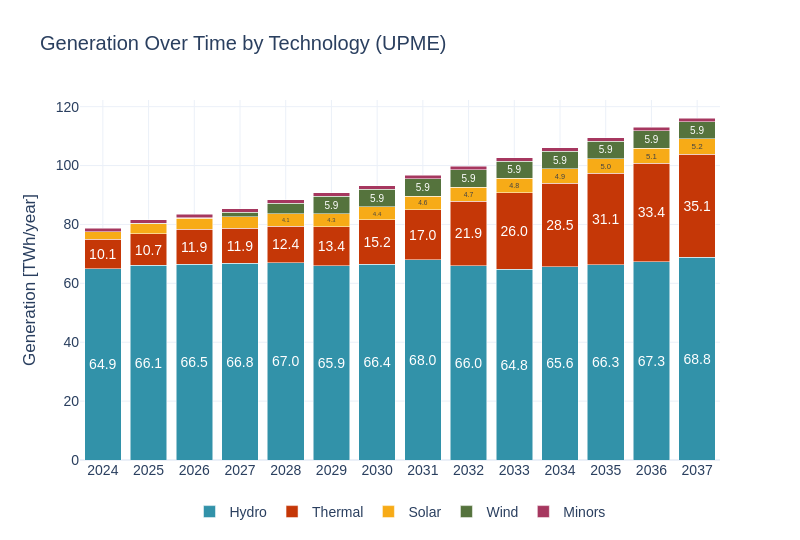

The notebook cell saved with this chart:
### Code cell
sce_upme = pd.read_csv(gen_per_res_vs_marg_cost)
sce_upme['Energy_TWh_typical_yr'] = sce_upme['Energy_GWh_typical_yr'] / 1000
sce_upme = sce_upme[sce_upme['year'] <= years[1]]
sw.scenarios.dispatched_generation(sce_upme, 'Generation', 'TWh', 'year', 'Energy_TWh_typical_yr', 'Tech', scenario_name, 'UPME', 4)
#sce_upme.to_csv('./9_upme.csv')

### Figure 1 — Plotly figure (JSON) as saved in the notebook; plotly's stock layout.template omitted (floating-point values rounded to 4 significant figures)
{"data": [{"alignmentgroup": "True", "hovertemplate": "Tech=Hydro<br>Year=%{x}<br>Dispatched Generation (MW)=%{y}<br>text=%{text}<extra></extra>", "insidetextanchor": "middle", "legendgroup": "Hydro", "marker": {"color": "#3292A9", "pattern": {"shape": ""}}, "name": "Hydro", "offsetgroup": "Hydro", "orientation": "v", "showlegend": true, "text": ["64.92", "66.13", "66.53", "66.78", "67.05", "65.91", "66.41", "67.99", "65.97", "64.78", "65.56", "66.33", "67.34", "68.78"], "textangle": 0, "textposition": "inside", "texttemplate": "%{text:.1f}", "type": "bar", "x": [2024, 2025, 2026, 2027, 2028, 2029, 2030, 2031, 2032, 2033, 2034, 2035, 2036, 2037], "xaxis": "x", "y": [64.92, 66.13, 66.53, 66.78, 67.05, 65.91, 66.41, 67.99, 65.97, 64.78, 65.56, 66.33, 67.34, 68.78], "yaxis": "y"}, {"alignmentgroup": "True", "hovertemplate": "Tech=Thermal<br>Year=%{x}<br>Dispatched Generation (MW)=%{y}<br>text=%{text}<extra></extra>", "insidetextanchor": "middle", "legendgroup": "Thermal", "marker": {"color": "#C53707", "pattern": {"shape": ""}}, "name": "Thermal", "offsetgroup": "Thermal", "orientation": "v", "showlegend": true, "text": ["10.08", "10.66", "11.88", "11.91", "12.39", "13.39", "15.15", "16.99", "21.90", "26.03", "28.47", "31.06", "33.43", "35.11"], "textangle": 0, "textposition": "inside", "texttemplate": "%{text:.1f}", "type": "bar", "x": [2024, 2025, 2026, 2027, 2028, 2029, 2030, 2031, 2032, 2033, 2034, 2035, 2036, 2037], "xaxis": "x", "y": [10.08, 10.66, 11.88, 11.91, 12.39, 13.39, 15.15, 16.99, 21.9, 26.03, 28.47, 31.06, 33.43, 35.11], "yaxis": "y"}, {"alignmentgroup": "True", "hovertemplate": "Tech=Solar<br>Year=%{x}<br>Dispatched Generation (MW)=%{y}<br>text=%{text}<extra></extra>", "insidetextanchor": "middle", "legendgroup": "Solar", "marker": {"color": "#F7AB17", "pattern": {"shape": ""}}, "name": "Solar", "offsetgroup": "Solar", "orientation": "v", "showlegend": true, "text": ["", "", "", "", "4.13", "4.29", "4.44", "4.58", "4.70", "4.80", "4.91", "5.00", "5.06", "5.16"], "textangle": 0, "textposition": "inside", "texttemplate": "%{text:.1f}", "type": "bar", "x": [2024, 2025, 2026, 2027, 2028, 2029, 2030, 2031, 2032, 2033, 2034, 2035, 2036, 2037], "xaxis": "x", "y": [2.496, 3.487, 3.711, 3.965, 4.133, 4.294, 4.436, 4.579, 4.698, 4.802, 4.908, 4.996, 5.064, 5.155], "yaxis": "y"}, {"alignmentgroup": "True", "hovertemplate": "Tech=Wind<br>Year=%{x}<br>Dispatched Generation (MW)=%{y}<br>text=%{text}<extra></extra>", "insidetextanchor": "middle", "legendgroup": "Wind", "marker": {"color": "#55733D", "pattern": {"shape": ""}}, "name": "Wind", "offsetgroup": "Wind", "orientation": "v", "showlegend": true, "text": ["", "", "", "", "", "5.92", "5.92", "5.92", "5.92", "5.92", "5.92", "5.92", "5.92", "5.92"], "textangle": 0, "textposition": "inside", "texttemplate": "%{text:.1f}", "type": "bar", "x": [2024, 2025, 2026, 2027, 2028, 2029, 2030, 2031, 2032, 2033, 2034, 2035, 2036, 2037], "xaxis": "x", "y": [0.063, 0.206, 0.206, 1.513, 3.619, 5.922, 5.922, 5.922, 5.922, 5.922, 5.922, 5.922, 5.922, 5.922], "yaxis": "y"}, {"alignmentgroup": "True", "hovertemplate": "Tech=Minors<br>Year=%{x}<br>Dispatched Generation (MW)=%{y}<br>text=%{text}<extra></extra>", "insidetextanchor": "middle", "legendgroup": "Minors", "marker": {"color": "#A6375F", "pattern": {"shape": ""}}, "name": "Minors", "offsetgroup": "Minors", "orientation": "v", "showlegend": true, "text": ["", "", "", "", "", "", "", "", "", "", "", "", "", ""], "textangle": 0, "textposition": "inside", "texttemplate": "%{text:.1f}", "type": "bar", "x": [2024, 2025, 2026, 2027, 2028, 2029, 2030, 2031, 2032, 2033, 2034, 2035, 2036, 2037], "xaxis": "x", "y": [1.191, 1.191, 1.191, 1.191, 1.191, 1.191, 1.191, 1.191, 1.191, 1.191, 1.191, 1.191, 1.191, 1.191], "yaxis": "y"}], "layout": {"barmode": "stack", "font": {"family": "Arial", "size": 14}, "height": 540, "legend": {"orientation": "h", "title": {}, "tracegroupgap": 0, "x": 0.5, "xanchor": "center", "y": -0.1}, "title": {"text": "Generation Over Time by Technology (UPME)"}, "width": 800, "xaxis": {"anchor": "y", "domain": [0, 1], "showgrid": true, "tickangle": 0, "tickfont": {"family": "Arial", "size": 14}, "tickvals": [2024, 2025, 2026, 2027, 2028, 2029, 2030, 2031, 2032, 2033, 2034, 2035, 2036, 2037], "title": {"text": ""}}, "yaxis": {"anchor": "x", "domain": [0, 1], "title": {"text": "Generation [TWh/year]"}}}}
